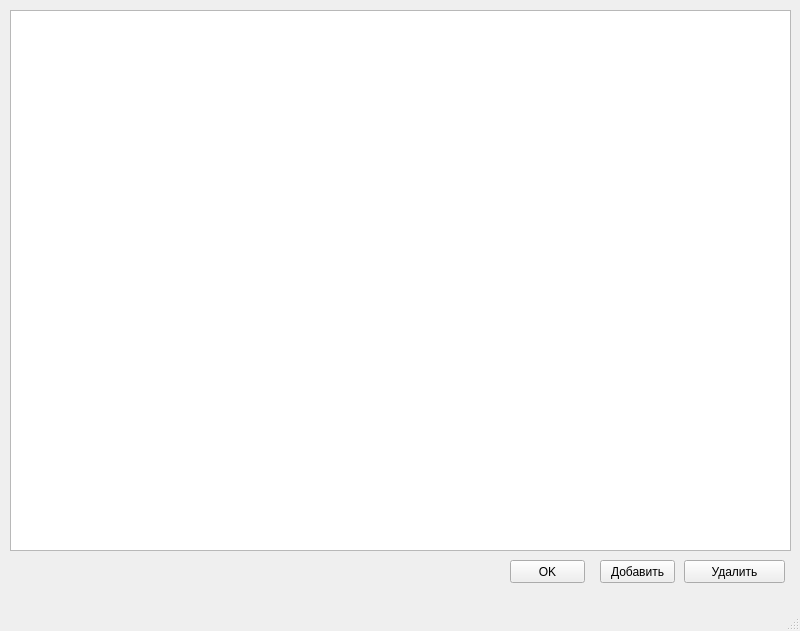
<?xml version="1.0" encoding="UTF-8"?>
<ui version="4.0">
 <class>MainWindow</class>
 <widget class="QMainWindow" name="MainWindow">
  <property name="geometry">
   <rect>
    <x>0</x>
    <y>0</y>
    <width>800</width>
    <height>631</height>
   </rect>
  </property>
  <property name="windowTitle">
   <string>Эспрессо</string>
  </property>
  <widget class="QWidget" name="centralwidget">
   <widget class="QTableWidget" name="table">
    <property name="geometry">
     <rect>
      <x>10</x>
      <y>10</y>
      <width>781</width>
      <height>541</height>
     </rect>
    </property>
   </widget>
   <widget class="QPushButton" name="del_btn">
    <property name="geometry">
     <rect>
      <x>684</x>
      <y>560</y>
      <width>101</width>
      <height>23</height>
     </rect>
    </property>
    <property name="text">
     <string>Удалить</string>
    </property>
   </widget>
   <widget class="QPushButton" name="add_btn">
    <property name="geometry">
     <rect>
      <x>600</x>
      <y>560</y>
      <width>75</width>
      <height>23</height>
     </rect>
    </property>
    <property name="text">
     <string>Добавить</string>
    </property>
   </widget>
   <widget class="QPushButton" name="ok_btn">
    <property name="geometry">
     <rect>
      <x>510</x>
      <y>560</y>
      <width>75</width>
      <height>23</height>
     </rect>
    </property>
    <property name="text">
     <string>OK</string>
    </property>
   </widget>
  </widget>
  <widget class="QMenuBar" name="menubar">
   <property name="geometry">
    <rect>
     <x>0</x>
     <y>0</y>
     <width>800</width>
     <height>21</height>
    </rect>
   </property>
  </widget>
  <widget class="QStatusBar" name="statusbar"/>
 </widget>
 <resources/>
 <connections/>
</ui>
